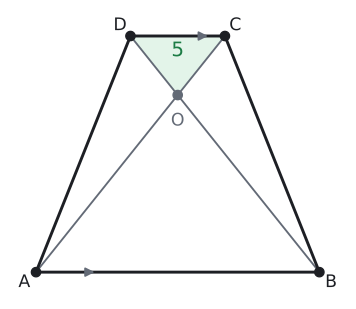

Generate this figure with Python:
# Alıştırma 11: |DC| = |AB| / 3, A(DOC) = 5 → A(AOB) = 45, yan parseller 15'er, toplam 80. (|AB| = 12, |DC| = 4, h = 10 ile çizildi.)
import sys; sys.path.insert(0, "tools")
from cizim import *

S = 1.0  # ölçek: yazı ve işaret boşlukları bu birimle çarpılır
P = lambda x, y: np.array([float(x), float(y)])
uz = lambda U, V: round(float(np.linalg.norm(U - V)), 4)
def alan(*K):
    x = [k[0] for k in K]; y = [k[1] for k in K]
    return round(abs(sum(x[i] * y[i - 1] - x[i - 1] * y[i] for i in range(len(K)))) / 2, 4)
def kesis(p, u, q, v):
    t = np.linalg.solve(np.array([u, -v]).T, q - p); return p + t[0] * u
def paralel_isareti(U, V, renk=SOLUK, k=0.18, f=0.5):
    M = U + f * (V - U); t = (V - U) / np.linalg.norm(V - U)
    ax.annotate("", xy=M + k * S * t, xytext=M - k * S * t, arrowprops=dict(arrowstyle="-|>", color=renk, lw=1.4, mutation_scale=14))
def cetik(U, V, n=1, renk=SOLUK, L=0.16):
    M = (U + V) / 2; t = (V - U) / np.linalg.norm(V - U); m = np.array([-t[1], t[0]])
    for i in range(n):
        c = M + (i - (n - 1) / 2) * 0.13 * S * t
        ax.plot(*zip(c - L * S * m, c + L * S * m), color=renk, lw=1.5)
def olcu(U, V, metin, d=0.3, renk=YAZI, fs=13):
    """[UV] parçasının ortasına, U->V yönünün soluna d kadar uzağa yazı (d < 0: sağına)."""
    M = (U + V) / 2; t = (V - U) / np.linalg.norm(V - U); m = np.array([-t[1], t[0]])
    ax.text(*(M + d * S * m), metin, ha="center", va="center", color=renk, fontsize=fs)
def dik_isareti(K, U, V, r=0.28):
    a_ = (U - K) / np.linalg.norm(U - K) * r * S; b_ = (V - K) / np.linalg.norm(V - K) * r * S
    ax.plot(*zip(K + a_, K + a_ + b_, K + b_), color=SOLUK, lw=1.3)
def boya(*K, renk=MAVI_ACIK):
    ax.add_patch(patches.Polygon(np.array(K), closed=True, facecolor=renk, edgecolor="none", zorder=0))
def ortasi(*K):
    return sum(K) / len(K)
def ad(K, metin, dx, dy, renk=YAZI):
    ax.text(K[0] + dx * S, K[1] + dy * S, metin, ha="center", va="center", color=renk, fontsize=13)
def yamuk(A, B, C, D, fa=0.5, fd=0.5):
    ax.plot(*zip(A, B, C, D, A), color=YAZI, zorder=3)
    paralel_isareti(A, B, f=fa); paralel_isareti(D, C, f=fd)
    for Q in (A, B, C, D): nokta(ax, *Q, "")
def cerceve(xmin, xmax, ymin, ymax, en=6.0):
    fig, ax = sekil(en, en * (ymax - ymin) / (xmax - xmin))
    ax.set_aspect("equal"); ax.axis("off")
    ax.set_xlim(xmin, xmax); ax.set_ylim(ymin, ymax)
    return fig, ax

A, B, C, D = P(0, 0), P(12, 0), P(8, 10), P(4, 10)
O = kesis(A, C - A, B, D - B)
print("S1", alan(D, O, C), "S2", alan(C, O, B), "S3", alan(B, O, A), "S4", alan(A, O, D), "ABCD", alan(A, B, C, D))
S = 1.1
fig, ax = cerceve(-1.2, 13.2, -1.2, 11.2, en=4.6)
boya(D, O, C, renk=YESIL_ACIK)
ax.plot(*zip(A, C), color=SOLUK, lw=1.4); ax.plot(*zip(B, D), color=SOLUK, lw=1.4)
yamuk(A, B, C, D, fa=0.2, fd=0.8)
nokta(ax, *O, "", renk=SOLUK)
ad(A, "A", -0.45, -0.4); ad(B, "B", 0.45, -0.4); ad(C, "C", 0.4, 0.4); ad(D, "D", -0.4, 0.4)
ad(O, "O", 0, -1.0, renk=SOLUK)
ax.text(*ortasi(D, O, C) + P(0, 0.2), "5", ha="center", va="center", color=YESIL, fontsize=15)
kaydet(fig, __file__)
